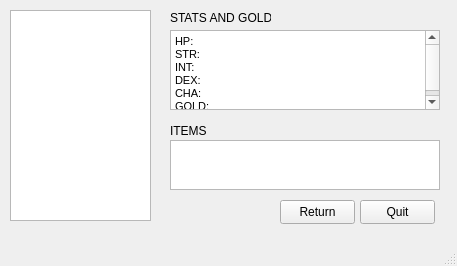
<ui version="4.0" >
 <class>MainWindow</class>
 <widget class="QMainWindow" name="MainWindow" >
  <property name="geometry" >
   <rect>
    <x>0</x>
    <y>0</y>
    <width>457</width>
    <height>266</height>
   </rect>
  </property>
  <property name="windowTitle" >
   <string>APyGM - Profile</string>
  </property>
  <widget class="QWidget" name="centralwidget" >
   <widget class="QPushButton" name="pushButton" >
    <property name="geometry" >
     <rect>
      <x>360</x>
      <y>200</y>
      <width>75</width>
      <height>24</height>
     </rect>
    </property>
    <property name="text" >
     <string>Quit</string>
    </property>
   </widget>
   <widget class="QPushButton" name="pushButton_2" >
    <property name="geometry" >
     <rect>
      <x>280</x>
      <y>200</y>
      <width>75</width>
      <height>24</height>
     </rect>
    </property>
    <property name="text" >
     <string>Return</string>
    </property>
   </widget>
   <widget class="QTextBrowser" name="textBrowser" >
    <property name="geometry" >
     <rect>
      <x>170</x>
      <y>30</y>
      <width>270</width>
      <height>80</height>
     </rect>
    </property>
    <property name="html" >
     <string>&lt;!DOCTYPE HTML PUBLIC "-//W3C//DTD HTML 4.0//EN" "http://www.w3.org/TR/REC-html40/strict.dtd">
&lt;html>&lt;head>&lt;meta name="qrichtext" content="1" />&lt;style type="text/css">
p, li { white-space: pre-wrap; }
&lt;/style>&lt;/head>&lt;body style=" font-family:'MS Shell Dlg 2'; font-size:8.25pt; font-weight:400; font-style:normal;">
&lt;p style=" margin-top:0px; margin-bottom:0px; margin-left:0px; margin-right:0px; -qt-block-indent:0; text-indent:0px; font-size:8pt;">HP:&lt;/p>
&lt;p style=" margin-top:0px; margin-bottom:0px; margin-left:0px; margin-right:0px; -qt-block-indent:0; text-indent:0px; font-size:8pt;">STR:&lt;/p>
&lt;p style=" margin-top:0px; margin-bottom:0px; margin-left:0px; margin-right:0px; -qt-block-indent:0; text-indent:0px; font-size:8pt;">INT:&lt;/p>
&lt;p style=" margin-top:0px; margin-bottom:0px; margin-left:0px; margin-right:0px; -qt-block-indent:0; text-indent:0px; font-size:8pt;">DEX:&lt;/p>
&lt;p style=" margin-top:0px; margin-bottom:0px; margin-left:0px; margin-right:0px; -qt-block-indent:0; text-indent:0px; font-size:8pt;">CHA:&lt;/p>
&lt;p style=" margin-top:0px; margin-bottom:0px; margin-left:0px; margin-right:0px; -qt-block-indent:0; text-indent:0px; font-size:8pt;">GOLD:&lt;/p>&lt;/body>&lt;/html></string>
    </property>
   </widget>
   <widget class="QLabel" name="label" >
    <property name="geometry" >
     <rect>
      <x>170</x>
      <y>10</y>
      <width>101</width>
      <height>16</height>
     </rect>
    </property>
    <property name="text" >
     <string>STATS AND GOLD</string>
    </property>
   </widget>
   <widget class="QTextBrowser" name="textBrowser_2" >
    <property name="geometry" >
     <rect>
      <x>100</x>
      <y>500</y>
      <width>256</width>
      <height>192</height>
     </rect>
    </property>
   </widget>
   <widget class="QLabel" name="label_2" >
    <property name="geometry" >
     <rect>
      <x>170</x>
      <y>120</y>
      <width>41</width>
      <height>21</height>
     </rect>
    </property>
    <property name="text" >
     <string>ITEMS</string>
    </property>
   </widget>
   <widget class="QGraphicsView" name="graphicsView" >
    <property name="geometry" >
     <rect>
      <x>10</x>
      <y>10</y>
      <width>141</width>
      <height>211</height>
     </rect>
    </property>
   </widget>
   <widget class="QTextBrowser" name="textBrowser_3" >
    <property name="geometry" >
     <rect>
      <x>170</x>
      <y>140</y>
      <width>270</width>
      <height>50</height>
     </rect>
    </property>
   </widget>
  </widget>
  <widget class="QMenuBar" name="menubar" >
   <property name="geometry" >
    <rect>
     <x>0</x>
     <y>0</y>
     <width>457</width>
     <height>19</height>
    </rect>
   </property>
  </widget>
  <widget class="QStatusBar" name="statusbar" />
 </widget>
 <resources/>
 <connections>
  <connection>
   <sender>pushButton_2</sender>
   <signal>clicked()</signal>
   <receiver>MainWindow</receiver>
   <slot>close()</slot>
   <hints>
    <hint type="sourcelabel" >
     <x>325</x>
     <y>238</y>
    </hint>
    <hint type="destinationlabel" >
     <x>245</x>
     <y>229</y>
    </hint>
   </hints>
  </connection>
  <connection>
   <sender>pushButton</sender>
   <signal>clicked()</signal>
   <receiver>MainWindow</receiver>
   <slot>close()</slot>
   <hints>
    <hint type="sourcelabel" >
     <x>390</x>
     <y>234</y>
    </hint>
    <hint type="destinationlabel" >
     <x>172</x>
     <y>225</y>
    </hint>
   </hints>
  </connection>
 </connections>
</ui>
